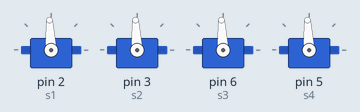
Recording of a sketch running on a simulated Arduino Uno, built with avr-gcc and run on an emulated ATmega328P. On the bench: 4 × servo.

Above: at 0.05 s.
At 0.3 s:
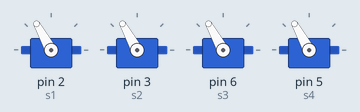
At 0.45 s:
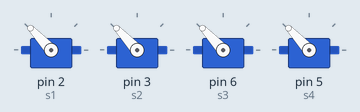
At 0.85 s:
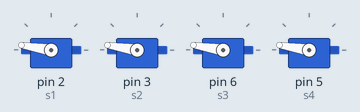
At 1.2 s:
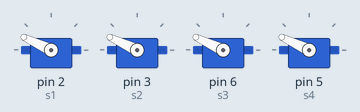
At 1.7 s:
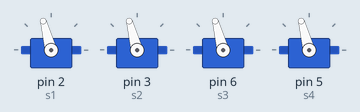
Timing chart, 0 to 4.3 s (numbered marks = the images above):
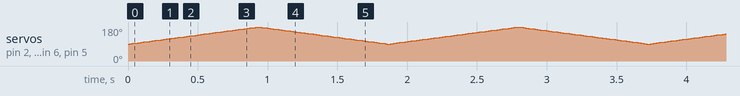

The sketch:

Servo.ino
```cpp
#include <Servo.h>
Servo s1;
Servo s2;                          // create servo object to control a servo
Servo s3;                          // create servo object to control a servo
Servo s4;                          // create servo object to control a servo
int posn = 0;                      // variable to store the servo position
void setup()
{
  s1.attach (2);      // attaches the servo on pin 9 to the servo object
  s2.attach (3);      // attaches the servo on pin 9 to the servo object
  s3.attach (6);      // attaches the servo on pin 9 to the servo object
  s4.attach (5);      // attaches the servo on pin 9 to the servo object
}
void loop()
{
  for (posn = 90; posn < 180; posn += 1)            // goes from 0 degrees to 180 degrees
 {                                                                       // in steps of 1 degree
    s1.write (posn);                                                 // tell servo to go to position in variable 'pos'
    s2.write (posn);                                                 // tell servo to go to position in variable 'pos'
    s3.write (posn);                                                 // tell servo to go to position in variable 'pos'
    s4.write (posn);
    delay (10);                                       // waits 10ms for the servo to reach the position
  }
  for (posn = 180; posn>=90; posn-=1)                // goes from 180 degrees to 0 degrees                                                                                 // in steps of 1 degree
{
    s1.write (posn);                                                 // tell servo to go to position in variable 'pos'
    s2.write (posn);                                                 // tell servo to go to position in variable 'pos'
    s3.write (posn);                                                 // tell servo to go to position in variable 'pos'
    s4.write (posn);
    delay (10);                                        // waits 10ms for the servo to reach the position
  }
}
```
